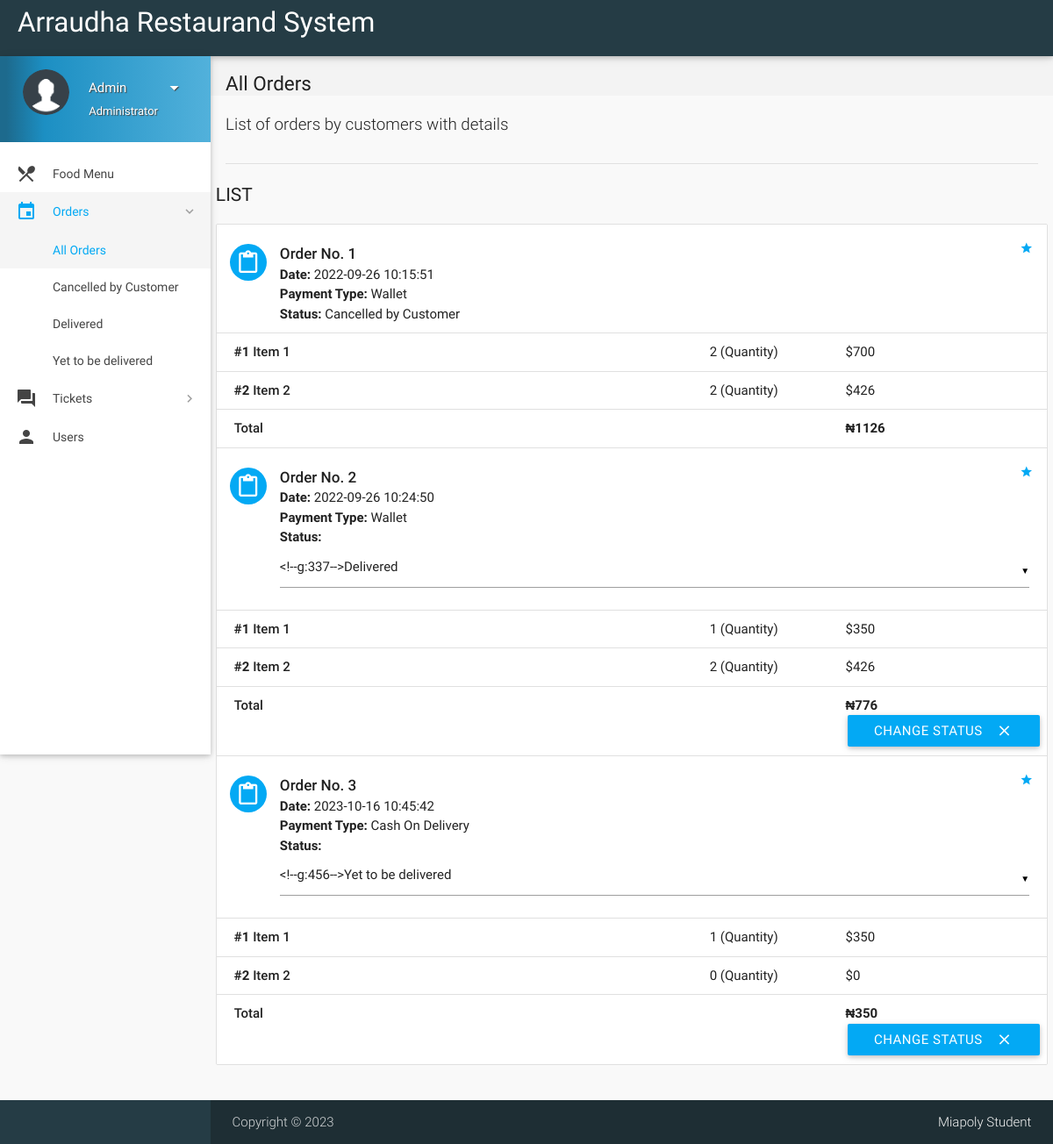
The app's page /all-orders.php (signed in) with its own data.
### tables this page shows
CREATE TABLE `orders` (
  `id` int(11) NOT NULL,
  `customer_id` int(11) NOT NULL,
  `address` varchar(300) NOT NULL,
  `description` varchar(300) NOT NULL,
  `date` datetime NOT NULL DEFAULT current_timestamp(),
  `payment_type` varchar(16) NOT NULL DEFAULT 'Wallet',
  `total` int(11) NOT NULL,
  `status` varchar(25) NOT NULL DEFAULT 'Yet to be delivered',
  `deleted` tinyint(4) NOT NULL DEFAULT 0
);

CREATE TABLE `order_details` (
  `id` int(11) NOT NULL,
  `order_id` int(11) NOT NULL,
  `item_id` int(11) NOT NULL,
  `quantity` int(11) NOT NULL,
  `price` int(11) NOT NULL
);

CREATE TABLE `items` (
  `id` int(11) NOT NULL,
  `name` varchar(20) NOT NULL,
  `price` int(11) NOT NULL,
  `deleted` tinyint(4) NOT NULL DEFAULT 0
);

### includes/connect.php (called while the page is built, shortened)
<?php
if(isset($_SESSION['name']))
$name = $_SESSION['name'];
if(isset($_SESSION['role']))
$role = $_SESSION['role'];
?>

### all-orders.php (the view, shortened to what this page needs)
<?php
include 'includes/connect.php';
	if($_SESSION['admin_sid']==session_id())
	{
		?>
<!DOCTYPE html>
<html lang="en">
<head>
  <link href="css/materialize.min.css" type="text/css" rel="stylesheet" media="screen,projection">
  <link href="css/style.min.css" type="text/css" rel="stylesheet" media="screen,projection">
  <link href="css/custom/custom.min.css" type="text/css" rel="stylesheet" media="screen,projection">
  <link href="js/plugins/perfect-scrollbar/perfect-scrollbar.css" type="text/css" rel="stylesheet" media="screen,projection">
</head>
<body>
  <header id="header" class="page-topbar">
        <div class="navbar-fixed">
            <nav class="navbar-color">
                <div class="nav-wrapper">
                    <ul class="left">
                      <li><h1 class="logo-wrapper"><a href="index.php" class="brand-logo darken-1">Arraudha Restaurand System</a></h1></li>
                    </ul>
                </div>
            </nav>
        </div>
  </header>
  <div id="main">
    <div class="wrapper">
      <aside id="left-sidebar-nav">
        <ul id="slide-out" class="side-nav fixed leftside-navigation">
            <li class="user-details  light-blue darken-2">
            <div class="row">
                <div class="col col s4 m4 l4">
                    <img src="images/userav.png" alt="" class="circle responsive-img valign profile-image">
                </div>
                <div class="col col s8 m8 l8">
                    <a class="btn-flat dropdown-button waves-effect waves-light white-text profile-btn" href="#" data-activates="profile-dropdown"><?php echo $name;?> <i class="mdi-navigation-arrow-drop-down right"></i></a>
                    <p class="user-roal"><?php echo $role;?></p>
                </div>
            </div>
            </li>
            <li class="bold"><a href="index.php" class="waves-effect waves-light-blue"><i class="mdi-maps-local-restaurant"></i> Food Menu</a>
            </li>
                <li class="no-padding">
                    <ul class="collapsible collapsible-accordion">
                        <li class="bold"><a class="collapsible-header waves-effect waves-light-blue active"><i class="mdi-editor-insert-invitation"></i> Orders</a>
                            <div class="collapsible-body">
                                <ul>
								<li class="<?php
								if(!isset($_GET['status'])){
										echo 'active';
									}?>
									"><a href="all-orders.php">All Orders</a>
                                </li>
								<?php
									$sql = mysqli_query($con, "SELECT DISTINCT status FROM orders;");
									while($row = mysqli_fetch_array($sql)){
                                    echo '<li class='.(isset($_GET['status'])?($status == $_GET['status'] ? 'active' : ''): '').'><a href="all-orders.php?status='.$row['status'].'">'.$row['status'].'</a>
                                    </li>';
									}
									?>
                                </ul>
                            </div>
                        </li>
                    </ul>
                </li>
                 <li class="no-padding">
                    <ul class="collapsible collapsible-accordion">
                        <li class="bold"><a class="collapsible-header waves-effect waves-light-blue"><i class="mdi-action-question-answer"></i> Tickets</a>
                        </li>
                    </ul>
                </li>
            <li class="bold"><a href="users.php" class="waves-effect waves-light-blue"><i class="mdi-social-person"></i> Users</a>
            </li>
        </ul>
        </aside>
      <section id="content">
        <div id="breadcrumbs-wrapper">
          <div class="container">
            <div class="row">
              <div class="col s12 m12 l12">
                <h5 class="breadcrumbs-title">All Orders</h5>
              </div>
            </div>
          </div>
        </div>
        <div class="container">
          <p class="caption">List of orders by customers with details</p>
          <div class="divider"></div>
<div id="work-collections" class="seaction">
					<?php
					if(isset($_GET['status'])){
						$status = $_GET['status'];
					}
					else{
						$status = '%';
					}
					$sql = mysqli_query($con, "SELECT * FROM orders WHERE status LIKE '$status';");
					echo '<div class="row">
                <div>
                    <h4 class="header">List</h4>
                    <ul id="issues-collection" class="collection">';
					while($row = mysqli_fetch_array($sql))
					{
						$status = $row['status'];
						$deleted = $row['deleted'];
						echo '<li class="collection-item avatar">
                              <i class="mdi-content-content-paste light-blue circle"></i>
                              <span class="collection-header">Order No. '.$row['id'].'</span>
                              <p><strong>Date:</strong> '.$row['date'].'</p>
                              <p><strong>Payment Type:</strong> '.$row['payment_type'].'</p>
							  <p><strong>Status:</strong> '.($deleted ? $status : '
							  <form method="post" action="routers/edit-orders.php">
							    <input type="hidden" value="'.$row['id'].'" name="id">
								<select name="status">
								<option value="Yet to be delivered" '.($status=='Yet to be delivered' ? 'selected' : '').'>Yet to be delivered</option>
								<option value="Delivered" '.($status=='Delivered' ? 'selected' : '').'>Delivered</option>
								<option value="Cancelled by Admin" '.($status=='Cancelled by Admin' ? 'selected' : '').'>Cancelled by Admin</option>
								<option value="Paused" '.($status=='Paused' ? 'selected' : '').'>Paused</option>
								</select>
							  ').'</p>
                              <a href="#" class="secondary-content"><i class="mdi-action-grade"></i></a>
                              </li>';
						$order_id = $row['id'];
						$sql1 = mysqli_query($con, "SELECT * FROM order_details WHERE order_id = $order_id;");
						while($row1 = mysqli_fetch_array($sql1))
						{
							$item_id = $row1['item_id'];
							$sql2 = mysqli_query($con, "SELECT * FROM items WHERE id = $item_id;");
							while($row2 = mysqli_fetch_array($sql2))
								$item_name = $row2['name'];
							echo '<li class="collection-item">
                            <div class="row">
                            <div class="col s7">
                            <p class="collections-title"><strong>#'.$row1['item_id'].'</strong> '.$item_name.'</p>
                            </div>
                            <div class="col s2">
                            <span>'.$row1['quantity'].' (Quantity)</span>
                            </div>
                            <div class="col s3">
                            <span>$'.$row1['price'].'</span>
                            </div>
                            </div>
                            </li>';
						}
								echo'<li class="collection-item">
                                        <div class="row">
                                            <div class="col s7">
                                                <p class="collections-title"> Total</p>
                                            </div>
                                            <div class="col s2">
											<span> </span>
                                            </div>
                                            <div class="col s3">
                                                <span><strong> ₦'.$row['total'].'</strong></span>
                                            </div>';
								if(!$deleted){
								echo '<button class="btn waves-effect waves-light right submit" type="submit" name="action">Change Status
                                              <i class="mdi-content-clear right"></i>
										</button>
										</form>';
								}
								echo'</div></li>';
					}
					?>
					</ul>
                </div>
              </div>
            </div>
        </div>
      </section>
    </div>
  </div>
 <footer class="page-footer">
    <div class="footer-copyright">
      <div class="container">
      <span>Copyright © <?php echo date("Y"); ?><span class="right"><a class="grey-text text-lighten-4" href="https://github.com/mcjibreen07">Miapoly Student</a></span>
        </div>
    </div>
  </footer>
</body>
</html>
<?php
	}
?>

### records on screen
orders: id "1", date "2022-09-26 10:15:51", payment_type "Wallet", status "Cancelled by Customer", total "1126"
order_details: item "1", item.name "Item 1", quantity "2", price "700"
order_details: item "2", item.name "Item 2", quantity "2", price "426"
orders: id "2", date "2022-09-26 10:24:50", payment_type "Wallet", total "776", deleted "CHANGE STATUS"
order_details: item "1", item.name "Item 1", quantity "1", price "350"
order_details: item "2", item.name "Item 2", quantity "2", price "426"
orders: id "3", date "2023-10-16 10:45:42", payment_type "Cash On Delivery", total "350", deleted "CHANGE STATUS"
order_details: item "1", item.name "Item 1", quantity "1", price "350"
order_details: item "2", item.name "Item 2", quantity "0", price "0"

### other values on screen
$name "Admin"
$role "Administrator"
$row['status'] "Cancelled by Customer"
$row['status'] "Delivered"
$row['status'] "Yet to be delivered"
